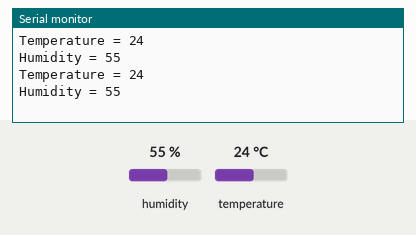
The sketch below on a simulated Arduino Uno, built with avr-gcc and run on an emulated ATmega328P. On the bench: the last lines printed to the serial monitor. The inputs (shaded band) are chosen by the test bench; at power-on: humidity 55 %, temperature 24 °C.

Above: at 2.8 s.
2.9 s: humidity set to 22 %
At 5.3 s:
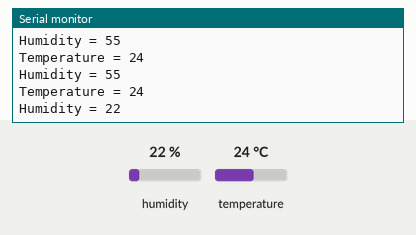
5.6 s: temperature set to 12 °C
At 6.6 s:
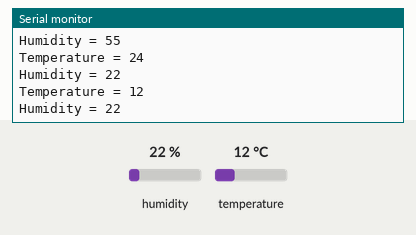
8.3 s: humidity set to 40 %
At 11.3 s:
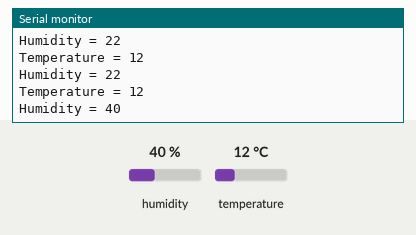
Timing chart, 0 to 12.8 s (numbered marks = the images above; inputs shaded):
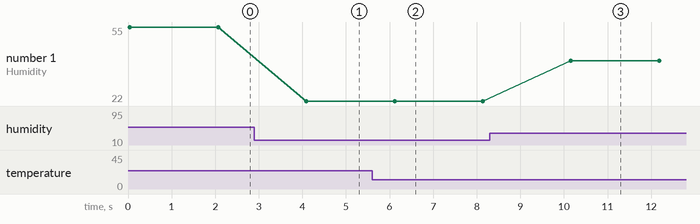

Measured:
- after the input at 2.9 s, the serial monitor: prints a new line after 1.2 s (image 1)
- after the input at 5.6 s, the serial monitor: prints a new line after 0.49 s (image 2)
- after the input at 8.3 s, the serial monitor: prints a new line after 1.9 s (image 3)
- plotted number 1: 55 → 22 after the input at 2.9 s, 22 → 40 after the input at 8.3 s

The sketch:

CupRightTemp.ino
```cpp
#include <dht.h>
dht DHT;
#define DHT11_PIN 7 //Assigning temperature sensor to pin 7

void setup() {
  Serial.begin(9600);
}

void loop()
{
  int sensorValue = DHT.read11(DHT11_PIN); //Reads temperature and humidity from sensor
  int temperature = DHT.temperature;
  int humidity = DHT.humidity;

  Serial.print("Temperature = "); //Next 4 for debugging
  Serial.println(temperature);
  Serial.print("Humidity = ");
  Serial.println(humidity);

  if (humidity >= 10) { //Makes sure enough water is detected for accurate measurement
    if (temperature > 60) {
      digitalWrite(11, HIGH); //Lights Pin 11 Red LED if too hot
      digitalWrite(9, LOW);
      digitalWrite(10, LOW);
    } else {
      if (temperature > 25) {
        digitalWrite(10, HIGH); //Lights Pin 10 Green LED if just right
        digitalWrite(9, LOW);
        digitalWrite(11, LOW);
      } else {
        if (temperature <= 25) {
          digitalWrite(9, HIGH); //Lights Pin 9 Blue LED if too cold
          digitalWrite(10, LOW);
          digitalWrite(11, LOW);
        } else {
          Serial.println("No temperature could be detected");
        }
      }
    }
  } else {
    Serial.println("Liquid cannot be detected"); //If small humidity more liquid needs to be poured for accurate reading
  }
  delay(2000);
}
```
